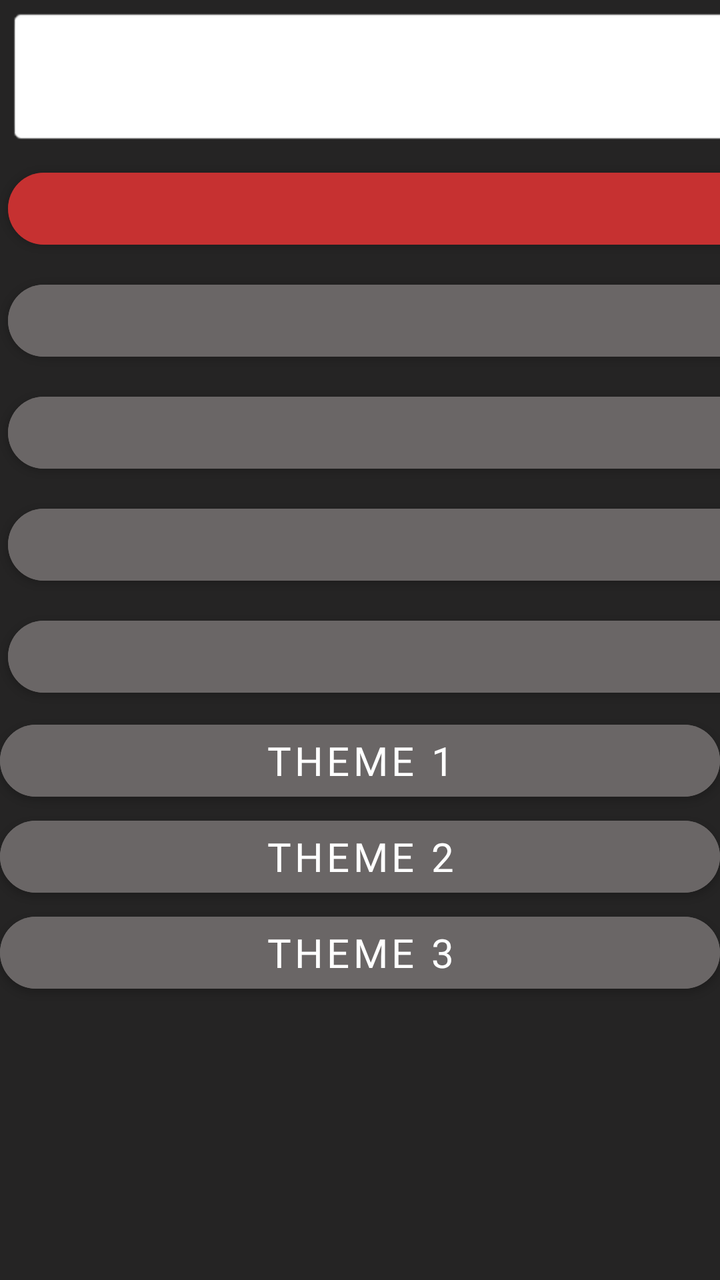
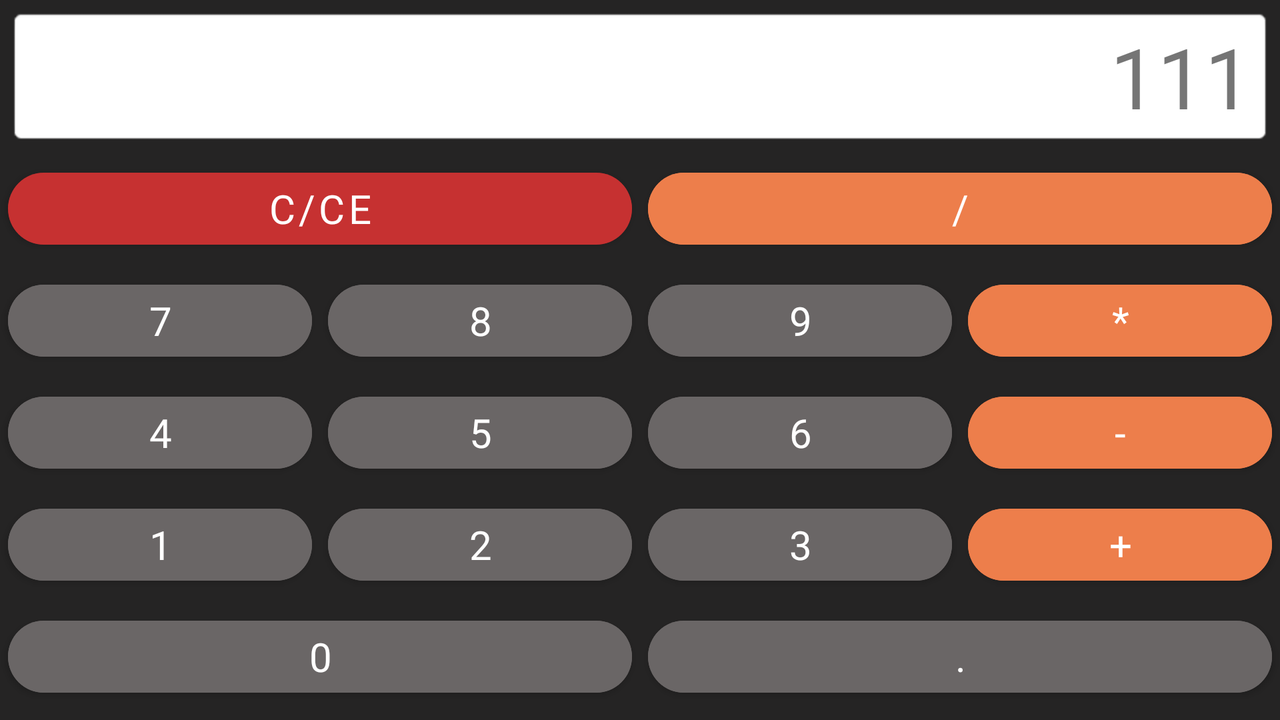

Compare how this app lays out the same screen by default and in its alternative resource folder. The renders come first, then the two layout files and the values they reference.
<!-- AndroidManifest.xml: activity theme Theme.CalculatorV2.Black -->
<!-- res/layout/activity_calculator.xml -->
<?xml version="1.0" encoding="utf-8"?>
<LinearLayout xmlns:android="http://schemas.android.com/apk/res/android"
    xmlns:tools="http://schemas.android.com/tools"
    android:layout_width="match_parent"
    android:layout_height="match_parent"
    android:orientation="vertical">


    <GridLayout
        android:layout_width="match_parent"
        android:layout_height="wrap_content"
        android:layout_gravity="center"
        android:columnCount="4"
        android:useDefaultMargins="true">


        <TextView
            android:id="@+id/result"
            android:layout_width="wrap_content"
            android:layout_height="wrap_content"
            android:layout_columnSpan="4"
            android:layout_gravity="fill_horizontal"
            android:background="@android:drawable/editbox_background"
            android:gravity="end"
            android:textSize="@dimen/textView"
            tools:text="111" />


        <com.google.android.material.button.MaterialButton
            android:id="@+id/zeroing"
            android:layout_width="wrap_content"
            android:layout_height="wrap_content"
            android:layout_columnSpan="2"
            android:layout_columnWeight="1"
            android:backgroundTint="@color/red"
            android:text="@string/key_zeroing"
            android:textSize="@dimen/textButton" />

        <com.google.android.material.button.MaterialButton
            android:id="@+id/division"
            android:layout_width="wrap_content"
            android:layout_height="wrap_content"
            android:layout_columnSpan="2"
            android:layout_columnWeight="1"
            android:backgroundTint="@color/orange"
            android:text="@string/key_division"
            android:textSize="@dimen/textButton" />

        <com.google.android.material.button.MaterialButton
            android:id="@+id/key_7"
            android:layout_width="wrap_content"
            android:layout_height="wrap_content"
            android:layout_columnWeight="1"
            android:backgroundTint="@color/grey"
            android:text="@string/key_7"
            android:textSize="@dimen/textButton" />

        <com.google.android.material.button.MaterialButton
            android:id="@+id/key_8"
            android:layout_width="wrap_content"
            android:layout_height="wrap_content"
            android:layout_columnWeight="1"
            android:backgroundTint="@color/grey"
            android:text="@string/key_8"
            android:textSize="@dimen/textButton" />

        <com.google.android.material.button.MaterialButton
            android:id="@+id/key_9"
            android:layout_width="wrap_content"
            android:layout_height="wrap_content"
            android:layout_columnWeight="1"
            android:backgroundTint="@color/grey"
            android:text="@string/key_9"
            android:textSize="@dimen/textButton" />

        <com.google.android.material.button.MaterialButton
            android:id="@+id/composition"
            android:layout_width="wrap_content"
            android:layout_height="wrap_content"
            android:layout_columnWeight="1"
            android:backgroundTint="@color/orange"
            android:text="@string/key_composition"
            android:textSize="@dimen/textButton" />

        <com.google.android.material.button.MaterialButton
            android:id="@+id/key_4"
            android:layout_width="wrap_content"
            android:layout_height="wrap_content"
            android:layout_columnWeight="1"
            android:backgroundTint="@color/grey"
            android:text="@string/key_4"
            android:textSize="@dimen/textButton" />

        <com.google.android.material.button.MaterialButton
            android:id="@+id/key_5"
            android:layout_width="wrap_content"
            android:layout_height="wrap_content"
            android:layout_columnWeight="1"
            android:backgroundTint="@color/grey"
            android:text="@string/key_5"
            android:textSize="@dimen/textButton" />

        <com.google.android.material.button.MaterialButton
            android:id="@+id/key_6"
            android:layout_width="wrap_content"
            android:layout_height="wrap_content"
            android:layout_columnWeight="1"
            android:backgroundTint="@color/grey"
            android:text="@string/key_6"
            android:textSize="@dimen/textButton" />

        <com.google.android.material.button.MaterialButton
            android:id="@+id/key_subtraction"
            android:layout_width="wrap_content"
            android:layout_height="wrap_content"
            android:layout_columnWeight="1"
            android:backgroundTint="@color/orange"
            android:text="@string/key_subtraction"
            android:textSize="@dimen/textButton" />

        <com.google.android.material.button.MaterialButton
            android:id="@+id/key_1"
            android:layout_width="wrap_content"
            android:layout_height="wrap_content"
            android:layout_columnWeight="1"
            android:backgroundTint="@color/grey"
            android:text="@string/key_1"
            android:textSize="@dimen/textButton" />

        <com.google.android.material.button.MaterialButton
            android:id="@+id/key_2"
            android:layout_width="wrap_content"
            android:layout_height="wrap_content"
            android:layout_columnWeight="1"
            android:backgroundTint="@color/grey"
            android:text="@string/key_2"
            android:textSize="@dimen/textButton" />

        <com.google.android.material.button.MaterialButton
            android:id="@+id/key_3"
            android:layout_width="wrap_content"
            android:layout_height="wrap_content"
            android:layout_columnWeight="1"
            android:backgroundTint="@color/grey"
            android:text="@string/key_3"
            android:textSize="@dimen/textButton" />

        <com.google.android.material.button.MaterialButton
            android:id="@+id/key_addition"
            android:layout_width="wrap_content"
            android:layout_height="wrap_content"
            android:layout_columnWeight="1"
            android:backgroundTint="@color/orange"
            android:text="@string/key_addition"
            android:textSize="@dimen/textButton" />

        <com.google.android.material.button.MaterialButton
            android:id="@+id/key_0"
            android:layout_width="wrap_content"
            android:layout_height="wrap_content"
            android:layout_columnSpan="2"
            android:layout_columnWeight="1"
            android:backgroundTint="@color/grey"
            android:text="@string/key_0"
            android:textSize="@dimen/textButton" />

        <com.google.android.material.button.MaterialButton
            android:id="@+id/dot"
            android:layout_width="wrap_content"
            android:layout_height="wrap_content"
            android:layout_columnSpan="2"
            android:layout_columnWeight="1"
            android:backgroundTint="@color/grey"
            android:text="@string/key_dot"
            android:textSize="@dimen/textButton" />

    </GridLayout>

    <Button
        android:id="@+id/theme1"
        android:layout_width="match_parent"
        android:layout_height="wrap_content"
        android:text="@string/theme_1" />

    <Button
        android:id="@+id/theme2"
        android:layout_width="match_parent"
        android:layout_height="wrap_content"
        android:text="@string/theme_2" />

    <Button
        android:id="@+id/theme3"
        android:layout_width="match_parent"
        android:layout_height="wrap_content"
        android:text="@string/theme_3" />

</LinearLayout>
<!-- resources referenced by this layout -->
<resources>
  <color name="grey">#6A6666</color>
  <color name="orange">#ED7E4B</color>
  <color name="red">#AADC3333</color>
  <dimen name="textButton">14sp</dimen>
  <dimen name="textView">42sp</dimen>
  <string name="key_0">0</string>
  <string name="key_1">1</string>
  <string name="key_2">2</string>
  <string name="key_3">3</string>
  <string name="key_4">4</string>
  <string name="key_5">5</string>
  <string name="key_6">6</string>
  <string name="key_7">7</string>
  <string name="key_8">8</string>
  <string name="key_9">9</string>
  <string name="key_addition">+</string>
  <string name="key_composition">*</string>
  <string name="key_division">/</string>
  <string name="key_dot">.</string>
  <string name="key_subtraction">-</string>
  <string name="key_zeroing">c/ce</string>
  <string name="theme_1">Theme 1</string>
  <string name="theme_2">Theme 2</string>
  <string name="theme_3">Theme 3</string>
  <style name="Theme.CalculatorV2.Black">
          <item name="android:background">@color/grey_2</item>
          <item name="materialButtonStyle">@style/CalcButton</item>
          <item name="colorPrimaryVariant">@color/grey</item>
          <item name="android:fontFamily">@font/custom_font</item>
      </style>
  <color name="grey_2">#252424</color>
  <style name="CalcButton" parent="Widget.MaterialComponents.Button">
          <item name="android:fontFamily">@font/custom_font</item>
          <item name="android:backgroundTint">@color/grey</item>
          <item name="android:textSize">@dimen/textButtonLand</item>
          <item name="cornerRadius">@dimen/smallBtn</item>
          <item name="android:layout_columnWeight">1</item>
      </style>
  <dimen name="textButtonLand">20sp</dimen>
  <dimen name="smallBtn">30dp</dimen>
</resources>
<!-- res/layout-land/activity_calculator.xml (the repository's variant of the layout above) -->
<!-- drawn on the phone turned sideways -->
<?xml version="1.0" encoding="utf-8"?>
<GridLayout xmlns:android="http://schemas.android.com/apk/res/android"
    xmlns:tools="http://schemas.android.com/tools"
    android:layout_width="match_parent"
    android:layout_height="match_parent"
    xmlns:app="http://schemas.android.com/apk/res-auto"
    android:layout_gravity="center"
    android:columnCount="4"
    android:useDefaultMargins="true">


    <TextView
        android:id="@+id/result"
        android:layout_width="wrap_content"
        android:layout_height="wrap_content"
        android:layout_columnSpan="4"
        android:layout_gravity="fill_horizontal"
        android:background="@android:drawable/editbox_background"
        android:gravity="end"
        android:textSize="@dimen/textView"
        tools:text="111" />


    <com.google.android.material.button.MaterialButton
        android:id="@+id/zeroing"
        android:layout_width="wrap_content"
        android:layout_height="wrap_content"
        android:backgroundTint="@color/red"
        android:text="@string/key_zeroing"
        style="@style/CalcBigButtonLand"/>

    <com.google.android.material.button.MaterialButton
        android:id="@+id/division"
        android:layout_width="wrap_content"
        android:layout_height="wrap_content"
        android:backgroundTint="@color/orange"
        android:text="@string/key_division"
        style="@style/CalcBigButtonLand"/>

    <com.google.android.material.button.MaterialButton
        android:id="@+id/key_7"
        android:layout_width="wrap_content"
        android:layout_height="wrap_content"
        android:text="@string/key_7"
        style="@style/CalcButtonLand"/>

    <com.google.android.material.button.MaterialButton
        android:id="@+id/key_8"
        android:layout_width="wrap_content"
        android:layout_height="wrap_content"
        android:text="@string/key_8"
        style="@style/CalcButtonLand"/>

    <com.google.android.material.button.MaterialButton
        android:id="@+id/key_9"
        android:layout_width="wrap_content"
        android:layout_height="wrap_content"
        android:text="@string/key_9"
        style="@style/CalcButtonLand"/>

    <com.google.android.material.button.MaterialButton
        android:id="@+id/composition"
        android:layout_width="wrap_content"
        android:layout_height="wrap_content"
        android:backgroundTint="@color/orange"
        android:text="@string/key_composition"
        style="@style/CalcButtonLand"/>

    <com.google.android.material.button.MaterialButton
        android:id="@+id/key_4"
        android:layout_width="wrap_content"
        android:layout_height="wrap_content"
        android:text="@string/key_4"
        style="@style/CalcButtonLand"/>

    <com.google.android.material.button.MaterialButton
        android:id="@+id/key_5"
        android:layout_width="wrap_content"
        android:layout_height="wrap_content"
        android:text="@string/key_5"
        style="@style/CalcButtonLand"/>

    <com.google.android.material.button.MaterialButton
        android:id="@+id/key_6"
        android:layout_width="wrap_content"
        android:layout_height="wrap_content"
        android:text="@string/key_6"
        style="@style/CalcButtonLand"/>

    <com.google.android.material.button.MaterialButton
        android:id="@+id/key_subtraction"
        android:layout_width="wrap_content"
        android:layout_height="wrap_content"
        android:backgroundTint="@color/orange"
        android:text="@string/key_subtraction"
        style="@style/CalcButtonLand"/>

    <com.google.android.material.button.MaterialButton
        android:id="@+id/key_1"
        android:layout_width="wrap_content"
        android:layout_height="wrap_content"
        android:text="@string/key_1"
        style="@style/CalcButtonLand"/>

    <com.google.android.material.button.MaterialButton
        android:id="@+id/key_2"
        android:layout_width="wrap_content"
        android:layout_height="wrap_content"
        android:text="@string/key_2"
        style="@style/CalcButtonLand"/>

    <com.google.android.material.button.MaterialButton
        android:id="@+id/key_3"
        android:layout_width="wrap_content"
        android:layout_height="wrap_content"
        android:text="@string/key_3"
        style="@style/CalcButtonLand"/>

    <com.google.android.material.button.MaterialButton
        android:id="@+id/key_addition"
        android:layout_width="wrap_content"
        android:layout_height="wrap_content"
        android:backgroundTint="@color/orange"
        android:text="@string/key_addition"
        style="@style/CalcButtonLand"/>

    <com.google.android.material.button.MaterialButton
        android:id="@+id/key_0"
        android:layout_width="wrap_content"
        android:layout_height="wrap_content"
        android:text="@string/key_0"
        style="@style/CalcBigButtonLand"/>

    <com.google.android.material.button.MaterialButton
        android:id="@+id/dot"
        android:layout_width="wrap_content"
        android:layout_height="wrap_content"
        android:text="@string/key_dot"
        style="@style/CalcBigButtonLand"/>

</GridLayout>
<!-- resources referenced by the variant -->
<!-- as the phone turned sideways resolves them -->
<resources>
  <color name="orange">#ED7E4B</color>
  <color name="red">#AADC3333</color>
  <dimen name="textView">42sp</dimen>
  <string name="key_0">0</string>
  <string name="key_1">1</string>
  <string name="key_2">2</string>
  <string name="key_3">3</string>
  <string name="key_4">4</string>
  <string name="key_5">5</string>
  <string name="key_6">6</string>
  <string name="key_7">7</string>
  <string name="key_8">8</string>
  <string name="key_9">9</string>
  <string name="key_addition">+</string>
  <string name="key_composition">*</string>
  <string name="key_division">/</string>
  <string name="key_dot">.</string>
  <string name="key_subtraction">-</string>
  <string name="key_zeroing">c/ce</string>
  <style name="CalcBigButtonLand" parent="Widget.MaterialComponents.Button">
          <item name="android:fontFamily">@font/custom_font</item>
          <item name="android:backgroundTint">@color/grey</item>
          <item name="android:textSize">@dimen/textButtonLand</item>
          <item name="cornerRadius">@dimen/bigBtn</item>
          <item name="android:layout_columnSpan">2</item>
          <item name="android:layout_columnWeight">1</item>
      </style>
  <style name="CalcButtonLand" parent="Widget.MaterialComponents.Button">
          <item name="android:fontFamily">@font/custom_font</item>
          <item name="android:backgroundTint">@color/grey</item>
          <item name="android:textSize">@dimen/textButtonLand</item>
          <item name="cornerRadius">@dimen/smallBtn</item>
          <item name="android:layout_columnWeight">1</item>
      </style>
  <style name="Theme.CalculatorV2.Black">
          <item name="android:background">@color/grey_2</item>
          <item name="materialButtonStyle">@style/CalcButton</item>
          <item name="colorPrimaryVariant">@color/grey</item>
          <item name="android:fontFamily">@font/custom_font</item>
      </style>
  <color name="grey">#6A6666</color>
  <dimen name="textButtonLand">20sp</dimen>
  <dimen name="bigBtn">42dp</dimen>
  <dimen name="smallBtn">30dp</dimen>
  <color name="grey_2">#252424</color>
  <style name="CalcButton" parent="Widget.MaterialComponents.Button">
          <item name="android:fontFamily">@font/custom_font</item>
          <item name="android:backgroundTint">@color/grey</item>
          <item name="android:textSize">@dimen/textButtonLand</item>
          <item name="cornerRadius">@dimen/smallBtn</item>
          <item name="android:layout_columnWeight">1</item>
      </style>
</resources>
